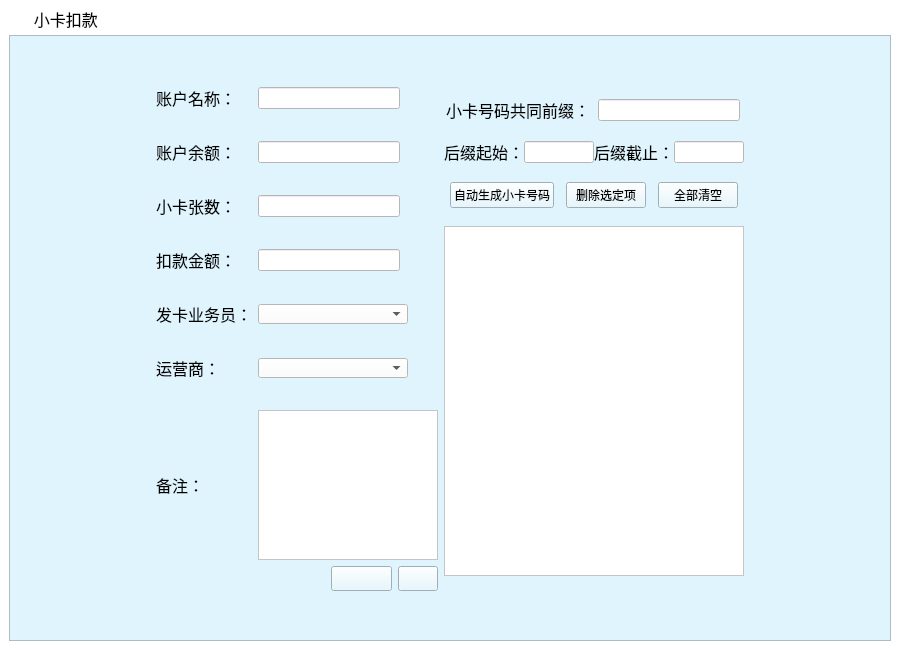
<?xml version="1.0" encoding="UTF-8"?>
<ui version="4.0">
 <class>xkkk_ScrollArea</class>
 <widget class="QScrollArea" name="xkkk_ScrollArea">
  <property name="geometry">
   <rect>
    <x>0</x>
    <y>0</y>
    <width>900</width>
    <height>650</height>
   </rect>
  </property>
  <property name="windowTitle">
   <string>ScrollArea</string>
  </property>
  <property name="styleSheet">
   <string notr="true">background-color: rgb(255, 255, 255);</string>
  </property>
  <property name="frameShape">
   <enum>QFrame::NoFrame</enum>
  </property>
  <property name="lineWidth">
   <number>0</number>
  </property>
  <property name="widgetResizable">
   <bool>true</bool>
  </property>
  <widget class="QWidget" name="scrollAreaWidgetContents">
   <property name="geometry">
    <rect>
     <x>0</x>
     <y>0</y>
     <width>900</width>
     <height>650</height>
    </rect>
   </property>
   <layout class="QGridLayout" name="gridLayout">
    <item row="0" column="0">
     <widget class="QLabel" name="label">
      <property name="sizePolicy">
       <sizepolicy hsizetype="Preferred" vsizetype="Preferred">
        <horstretch>0</horstretch>
        <verstretch>0</verstretch>
       </sizepolicy>
      </property>
      <property name="minimumSize">
       <size>
        <width>0</width>
        <height>20</height>
       </size>
      </property>
      <property name="maximumSize">
       <size>
        <width>16777215</width>
        <height>20</height>
       </size>
      </property>
      <property name="font">
       <font>
        <family>微软雅黑</family>
        <pointsize>12</pointsize>
       </font>
      </property>
      <property name="styleSheet">
       <string notr="true">background-image: url(:/bg/images/mainframe/navigator.png);
background-repeat: no-repeat;</string>
      </property>
      <property name="text">
       <string>      小卡扣款</string>
      </property>
     </widget>
    </item>
    <item row="1" column="0">
     <widget class="QFrame" name="frame">
      <property name="styleSheet">
       <string notr="true">background-color: rgb(223, 244, 252);</string>
      </property>
      <property name="frameShape">
       <enum>QFrame::StyledPanel</enum>
      </property>
      <property name="frameShadow">
       <enum>QFrame::Raised</enum>
      </property>
      <layout class="QGridLayout" name="gridLayout_3">
       <item row="0" column="1">
        <spacer name="verticalSpacer_2">
         <property name="orientation">
          <enum>Qt::Vertical</enum>
         </property>
         <property name="sizeHint" stdset="0">
          <size>
           <width>20</width>
           <height>39</height>
          </size>
         </property>
        </spacer>
       </item>
       <item row="0" column="4">
        <spacer name="verticalSpacer">
         <property name="orientation">
          <enum>Qt::Vertical</enum>
         </property>
         <property name="sizeHint" stdset="0">
          <size>
           <width>20</width>
           <height>39</height>
          </size>
         </property>
        </spacer>
       </item>
       <item row="1" column="0">
        <spacer name="horizontalSpacer">
         <property name="orientation">
          <enum>Qt::Horizontal</enum>
         </property>
         <property name="sizeHint" stdset="0">
          <size>
           <width>117</width>
           <height>20</height>
          </size>
         </property>
        </spacer>
       </item>
       <item row="1" column="1" colspan="3">
        <layout class="QGridLayout" name="gridLayout_2">
         <property name="sizeConstraint">
          <enum>QLayout::SetFixedSize</enum>
         </property>
         <property name="horizontalSpacing">
          <number>6</number>
         </property>
         <property name="verticalSpacing">
          <number>30</number>
         </property>
         <item row="0" column="0">
          <widget class="QLabel" name="label_25">
           <property name="font">
            <font>
             <family>宋体</family>
             <pointsize>12</pointsize>
            </font>
           </property>
           <property name="text">
            <string>账户名称：</string>
           </property>
          </widget>
         </item>
         <item row="0" column="1">
          <widget class="QLineEdit" name="txi_account_name">
           <property name="sizePolicy">
            <sizepolicy hsizetype="Fixed" vsizetype="Fixed">
             <horstretch>0</horstretch>
             <verstretch>0</verstretch>
            </sizepolicy>
           </property>
           <property name="minimumSize">
            <size>
             <width>0</width>
             <height>22</height>
            </size>
           </property>
           <property name="maximumSize">
            <size>
             <width>16777215</width>
             <height>22</height>
            </size>
           </property>
           <property name="font">
            <font>
             <family>宋体</family>
             <pointsize>12</pointsize>
            </font>
           </property>
           <property name="styleSheet">
            <string notr="true">background-color: rgb(255, 255, 255);</string>
           </property>
           <property name="readOnly">
            <bool>true</bool>
           </property>
          </widget>
         </item>
         <item row="1" column="0">
          <widget class="QLabel" name="label_23">
           <property name="font">
            <font>
             <family>宋体</family>
             <pointsize>12</pointsize>
            </font>
           </property>
           <property name="text">
            <string>账户余额：</string>
           </property>
          </widget>
         </item>
         <item row="1" column="1">
          <widget class="QLineEdit" name="txi_account_money">
           <property name="sizePolicy">
            <sizepolicy hsizetype="Fixed" vsizetype="Fixed">
             <horstretch>0</horstretch>
             <verstretch>0</verstretch>
            </sizepolicy>
           </property>
           <property name="minimumSize">
            <size>
             <width>0</width>
             <height>22</height>
            </size>
           </property>
           <property name="maximumSize">
            <size>
             <width>16777215</width>
             <height>22</height>
            </size>
           </property>
           <property name="font">
            <font>
             <family>宋体</family>
             <pointsize>12</pointsize>
            </font>
           </property>
           <property name="styleSheet">
            <string notr="true">background-color: rgb(255, 255, 255);</string>
           </property>
           <property name="readOnly">
            <bool>true</bool>
           </property>
          </widget>
         </item>
         <item row="2" column="0">
          <widget class="QLabel" name="label_22">
           <property name="font">
            <font>
             <family>宋体</family>
             <pointsize>12</pointsize>
            </font>
           </property>
           <property name="text">
            <string>小卡张数：</string>
           </property>
          </widget>
         </item>
         <item row="2" column="1">
          <widget class="QLineEdit" name="txi_card_count">
           <property name="sizePolicy">
            <sizepolicy hsizetype="Fixed" vsizetype="Fixed">
             <horstretch>0</horstretch>
             <verstretch>0</verstretch>
            </sizepolicy>
           </property>
           <property name="minimumSize">
            <size>
             <width>0</width>
             <height>22</height>
            </size>
           </property>
           <property name="maximumSize">
            <size>
             <width>16777215</width>
             <height>22</height>
            </size>
           </property>
           <property name="font">
            <font>
             <family>宋体</family>
             <pointsize>12</pointsize>
            </font>
           </property>
           <property name="styleSheet">
            <string notr="true">background-color: rgb(255, 255, 255);</string>
           </property>
           <property name="readOnly">
            <bool>true</bool>
           </property>
          </widget>
         </item>
         <item row="3" column="0">
          <widget class="QLabel" name="label_26">
           <property name="font">
            <font>
             <family>宋体</family>
             <pointsize>12</pointsize>
            </font>
           </property>
           <property name="text">
            <string>扣款金额：</string>
           </property>
          </widget>
         </item>
         <item row="3" column="1">
          <widget class="QLineEdit" name="txi_pay_money">
           <property name="sizePolicy">
            <sizepolicy hsizetype="Fixed" vsizetype="Fixed">
             <horstretch>0</horstretch>
             <verstretch>0</verstretch>
            </sizepolicy>
           </property>
           <property name="minimumSize">
            <size>
             <width>0</width>
             <height>22</height>
            </size>
           </property>
           <property name="maximumSize">
            <size>
             <width>16777215</width>
             <height>22</height>
            </size>
           </property>
           <property name="font">
            <font>
             <family>宋体</family>
             <pointsize>12</pointsize>
            </font>
           </property>
           <property name="styleSheet">
            <string notr="true">background-color: rgb(255, 255, 255);</string>
           </property>
          </widget>
         </item>
         <item row="4" column="0">
          <widget class="QLabel" name="label_27">
           <property name="font">
            <font>
             <family>宋体</family>
             <pointsize>12</pointsize>
            </font>
           </property>
           <property name="text">
            <string>发卡业务员：</string>
           </property>
          </widget>
         </item>
         <item row="4" column="1">
          <widget class="QComboBox" name="cbx_worker">
           <property name="sizePolicy">
            <sizepolicy hsizetype="Fixed" vsizetype="Fixed">
             <horstretch>0</horstretch>
             <verstretch>0</verstretch>
            </sizepolicy>
           </property>
           <property name="minimumSize">
            <size>
             <width>150</width>
             <height>20</height>
            </size>
           </property>
           <property name="maximumSize">
            <size>
             <width>150</width>
             <height>20</height>
            </size>
           </property>
           <property name="styleSheet">
            <string notr="true">background-color: rgb(255, 255, 255);</string>
           </property>
          </widget>
         </item>
         <item row="5" column="0">
          <widget class="QLabel" name="label_28">
           <property name="font">
            <font>
             <family>宋体</family>
             <pointsize>12</pointsize>
            </font>
           </property>
           <property name="text">
            <string>运营商：</string>
           </property>
          </widget>
         </item>
         <item row="5" column="1">
          <widget class="QComboBox" name="cbx_sp">
           <property name="sizePolicy">
            <sizepolicy hsizetype="Fixed" vsizetype="Fixed">
             <horstretch>0</horstretch>
             <verstretch>0</verstretch>
            </sizepolicy>
           </property>
           <property name="minimumSize">
            <size>
             <width>150</width>
             <height>20</height>
            </size>
           </property>
           <property name="maximumSize">
            <size>
             <width>150</width>
             <height>20</height>
            </size>
           </property>
           <property name="styleSheet">
            <string notr="true">background-color: rgb(255, 255, 255);</string>
           </property>
          </widget>
         </item>
         <item row="6" column="0">
          <widget class="QLabel" name="label_29">
           <property name="sizePolicy">
            <sizepolicy hsizetype="Preferred" vsizetype="Preferred">
             <horstretch>0</horstretch>
             <verstretch>0</verstretch>
            </sizepolicy>
           </property>
           <property name="font">
            <font>
             <family>宋体</family>
             <pointsize>12</pointsize>
            </font>
           </property>
           <property name="layoutDirection">
            <enum>Qt::LeftToRight</enum>
           </property>
           <property name="text">
            <string>备注：</string>
           </property>
          </widget>
         </item>
         <item row="6" column="1">
          <widget class="QTextEdit" name="txi_content">
           <property name="sizePolicy">
            <sizepolicy hsizetype="Fixed" vsizetype="Fixed">
             <horstretch>0</horstretch>
             <verstretch>0</verstretch>
            </sizepolicy>
           </property>
           <property name="minimumSize">
            <size>
             <width>180</width>
             <height>100</height>
            </size>
           </property>
           <property name="maximumSize">
            <size>
             <width>180</width>
             <height>150</height>
            </size>
           </property>
           <property name="styleSheet">
            <string notr="true">background-color: rgb(255, 255, 255);</string>
           </property>
          </widget>
         </item>
        </layout>
       </item>
       <item row="1" column="4" rowspan="2">
        <layout class="QVBoxLayout" name="verticalLayout">
         <property name="sizeConstraint">
          <enum>QLayout::SetFixedSize</enum>
         </property>
         <item>
          <layout class="QHBoxLayout" name="horizontalLayout_2">
           <property name="sizeConstraint">
            <enum>QLayout::SetFixedSize</enum>
           </property>
           <item>
            <widget class="QLabel" name="label_30">
             <property name="sizePolicy">
              <sizepolicy hsizetype="Fixed" vsizetype="Fixed">
               <horstretch>0</horstretch>
               <verstretch>0</verstretch>
              </sizepolicy>
             </property>
             <property name="font">
              <font>
               <family>宋体</family>
               <pointsize>12</pointsize>
              </font>
             </property>
             <property name="text">
              <string>小卡号码共同前缀：</string>
             </property>
            </widget>
           </item>
           <item>
            <widget class="QLineEdit" name="txi_prefix">
             <property name="sizePolicy">
              <sizepolicy hsizetype="Fixed" vsizetype="Fixed">
               <horstretch>0</horstretch>
               <verstretch>0</verstretch>
              </sizepolicy>
             </property>
             <property name="minimumSize">
              <size>
               <width>0</width>
               <height>22</height>
              </size>
             </property>
             <property name="maximumSize">
              <size>
               <width>16777215</width>
               <height>22</height>
              </size>
             </property>
             <property name="font">
              <font>
               <family>宋体</family>
               <pointsize>12</pointsize>
              </font>
             </property>
             <property name="styleSheet">
              <string notr="true">background-color: rgb(255, 255, 255);</string>
             </property>
             <property name="readOnly">
              <bool>false</bool>
             </property>
            </widget>
           </item>
          </layout>
         </item>
         <item>
          <layout class="QHBoxLayout" name="horizontalLayout_3">
           <property name="spacing">
            <number>0</number>
           </property>
           <property name="sizeConstraint">
            <enum>QLayout::SetFixedSize</enum>
           </property>
           <item>
            <widget class="QLabel" name="label_31">
             <property name="sizePolicy">
              <sizepolicy hsizetype="Fixed" vsizetype="Fixed">
               <horstretch>0</horstretch>
               <verstretch>0</verstretch>
              </sizepolicy>
             </property>
             <property name="font">
              <font>
               <family>宋体</family>
               <pointsize>12</pointsize>
              </font>
             </property>
             <property name="text">
              <string>后缀起始：</string>
             </property>
            </widget>
           </item>
           <item>
            <widget class="QLineEdit" name="txi_suffix1">
             <property name="sizePolicy">
              <sizepolicy hsizetype="Fixed" vsizetype="Fixed">
               <horstretch>0</horstretch>
               <verstretch>0</verstretch>
              </sizepolicy>
             </property>
             <property name="minimumSize">
              <size>
               <width>0</width>
               <height>22</height>
              </size>
             </property>
             <property name="maximumSize">
              <size>
               <width>70</width>
               <height>22</height>
              </size>
             </property>
             <property name="font">
              <font>
               <family>宋体</family>
               <pointsize>12</pointsize>
              </font>
             </property>
             <property name="styleSheet">
              <string notr="true">background-color: rgb(255, 255, 255);</string>
             </property>
             <property name="readOnly">
              <bool>false</bool>
             </property>
            </widget>
           </item>
           <item>
            <widget class="QLabel" name="label_32">
             <property name="sizePolicy">
              <sizepolicy hsizetype="Fixed" vsizetype="Fixed">
               <horstretch>0</horstretch>
               <verstretch>0</verstretch>
              </sizepolicy>
             </property>
             <property name="font">
              <font>
               <family>宋体</family>
               <pointsize>12</pointsize>
              </font>
             </property>
             <property name="text">
              <string>后缀截止：</string>
             </property>
            </widget>
           </item>
           <item>
            <widget class="QLineEdit" name="txi_suffix2">
             <property name="sizePolicy">
              <sizepolicy hsizetype="Fixed" vsizetype="Fixed">
               <horstretch>0</horstretch>
               <verstretch>0</verstretch>
              </sizepolicy>
             </property>
             <property name="minimumSize">
              <size>
               <width>0</width>
               <height>22</height>
              </size>
             </property>
             <property name="maximumSize">
              <size>
               <width>70</width>
               <height>22</height>
              </size>
             </property>
             <property name="font">
              <font>
               <family>宋体</family>
               <pointsize>12</pointsize>
              </font>
             </property>
             <property name="styleSheet">
              <string notr="true">background-color: rgb(255, 255, 255);</string>
             </property>
             <property name="readOnly">
              <bool>false</bool>
             </property>
            </widget>
           </item>
          </layout>
         </item>
         <item>
          <layout class="QHBoxLayout" name="horizontalLayout_4">
           <property name="sizeConstraint">
            <enum>QLayout::SetFixedSize</enum>
           </property>
           <item>
            <widget class="QPushButton" name="btn_generate">
             <property name="sizePolicy">
              <sizepolicy hsizetype="Fixed" vsizetype="Fixed">
               <horstretch>0</horstretch>
               <verstretch>0</verstretch>
              </sizepolicy>
             </property>
             <property name="styleSheet">
              <string notr="true">font: 10pt &quot;Agency FB&quot;;</string>
             </property>
             <property name="text">
              <string>自动生成小卡号码</string>
             </property>
            </widget>
           </item>
           <item>
            <widget class="QPushButton" name="bent_delete">
             <property name="sizePolicy">
              <sizepolicy hsizetype="Fixed" vsizetype="Fixed">
               <horstretch>0</horstretch>
               <verstretch>0</verstretch>
              </sizepolicy>
             </property>
             <property name="styleSheet">
              <string notr="true">font: 10pt &quot;Agency FB&quot;;</string>
             </property>
             <property name="text">
              <string>删除选定项</string>
             </property>
            </widget>
           </item>
           <item>
            <widget class="QPushButton" name="btn_clear">
             <property name="sizePolicy">
              <sizepolicy hsizetype="Fixed" vsizetype="Fixed">
               <horstretch>0</horstretch>
               <verstretch>0</verstretch>
              </sizepolicy>
             </property>
             <property name="styleSheet">
              <string notr="true">font: 10pt &quot;Agency FB&quot;;</string>
             </property>
             <property name="text">
              <string>全部清空</string>
             </property>
            </widget>
           </item>
          </layout>
         </item>
         <item>
          <widget class="QListView" name="listView">
           <property name="sizePolicy">
            <sizepolicy hsizetype="Preferred" vsizetype="Fixed">
             <horstretch>0</horstretch>
             <verstretch>0</verstretch>
            </sizepolicy>
           </property>
           <property name="minimumSize">
            <size>
             <width>0</width>
             <height>350</height>
            </size>
           </property>
           <property name="maximumSize">
            <size>
             <width>16777215</width>
             <height>350</height>
            </size>
           </property>
           <property name="styleSheet">
            <string notr="true">background-color: rgb(255, 255, 255);</string>
           </property>
           <property name="editTriggers">
            <set>QAbstractItemView::NoEditTriggers</set>
           </property>
          </widget>
         </item>
        </layout>
       </item>
       <item row="1" column="5">
        <spacer name="horizontalSpacer_2">
         <property name="orientation">
          <enum>Qt::Horizontal</enum>
         </property>
         <property name="sizeHint" stdset="0">
          <size>
           <width>116</width>
           <height>20</height>
          </size>
         </property>
        </spacer>
       </item>
       <item row="2" column="2">
        <widget class="QPushButton" name="btn_submit">
         <property name="minimumSize">
          <size>
           <width>61</width>
           <height>25</height>
          </size>
         </property>
         <property name="maximumSize">
          <size>
           <width>61</width>
           <height>25</height>
          </size>
         </property>
         <property name="font">
          <font>
           <family>宋体</family>
           <pointsize>14</pointsize>
          </font>
         </property>
         <property name="styleSheet">
          <string notr="true">background-image: url(:/btn/images/mainframe/btn_qrtj.png);</string>
         </property>
         <property name="text">
          <string/>
         </property>
        </widget>
       </item>
       <item row="2" column="3">
        <widget class="QPushButton" name="btn_reset">
         <property name="minimumSize">
          <size>
           <width>40</width>
           <height>25</height>
          </size>
         </property>
         <property name="maximumSize">
          <size>
           <width>40</width>
           <height>25</height>
          </size>
         </property>
         <property name="font">
          <font>
           <family>宋体</family>
           <pointsize>14</pointsize>
          </font>
         </property>
         <property name="styleSheet">
          <string notr="true">background-image: url(:/btn/images/mainframe/btn_cz.png);</string>
         </property>
         <property name="text">
          <string/>
         </property>
        </widget>
       </item>
       <item row="3" column="2">
        <spacer name="verticalSpacer_4">
         <property name="orientation">
          <enum>Qt::Vertical</enum>
         </property>
         <property name="sizeHint" stdset="0">
          <size>
           <width>20</width>
           <height>39</height>
          </size>
         </property>
        </spacer>
       </item>
       <item row="3" column="4">
        <spacer name="verticalSpacer_3">
         <property name="orientation">
          <enum>Qt::Vertical</enum>
         </property>
         <property name="sizeHint" stdset="0">
          <size>
           <width>20</width>
           <height>39</height>
          </size>
         </property>
        </spacer>
       </item>
      </layout>
     </widget>
    </item>
   </layout>
  </widget>
 </widget>
 <resources/>
 <connections/>
</ui>
